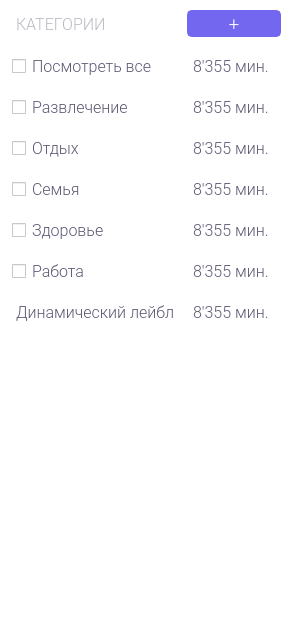
   <widget class="QWidget" name="mainwindow_w_widget_category" native="true">
    <property name="geometry">
     <rect>
      <x>259</x>
      <y>103</y>
      <width>281</width>
      <height>621</height>
     </rect>
    </property>
    <property name="styleSheet">
     <string notr="true">QWidget { 
background-color: rgb(255, 255, 255);
border-top-left-radius: 5px;
border-bottom-left-radius: 5px;
}</string>
    </property>
    <widget class="QWidget" name="layoutWidget">
     <property name="geometry">
      <rect>
       <x>10</x>
       <y>10</y>
       <width>271</width>
       <height>601</height>
      </rect>
     </property>
     <layout class="QGridLayout" name="mainwindow_w_gridLayout_category">
      <property name="verticalSpacing">
       <number>18</number>
      </property>
      <item row="0" column="0">
       <widget class="QLabel" name="mainwindow_w_textlbl_category">
        <property name="maximumSize">
         <size>
          <width>16777215</width>
          <height>23</height>
         </size>
        </property>
        <property name="font">
         <font>
          <family>Roboto Light</family>
          <pointsize>12</pointsize>
          <weight>50</weight>
          <italic>false</italic>
          <bold>false</bold>
         </font>
        </property>
        <property name="styleSheet">
         <string notr="true">color: #B9B9C3;
border: 2px solid rgba(0, 0, 0, 0);
margin-top: 2px;</string>
        </property>
        <property name="text">
         <string>КАТЕГОРИИ</string>
        </property>
        <property name="alignment">
         <set>Qt::AlignLeading|Qt::AlignLeft|Qt::AlignVCenter</set>
        </property>
       </widget>
      </item>
      <item row="7" column="0">
       <widget class="QLabel" name="mainwindow_w_checkBoxlbl_dinamic">
        <property name="maximumSize">
         <size>
          <width>16777215</width>
          <height>23</height>
         </size>
        </property>
        <property name="font">
         <font>
          <family>Roboto Light</family>
          <pointsize>12</pointsize>
          <weight>50</weight>
          <italic>false</italic>
          <bold>false</bold>
         </font>
        </property>
        <property name="styleSheet">
         <string notr="true">QLabel {
color: #5E5873;
border: 2px solid rgba(0, 0, 0, 0) ;
}

QLabel:hover {
color: #5E5873;
border: 2px solid #7666F8;
border-radius: 5px;
}</string>
        </property>
        <property name="text">
         <string>Динамический лейбл</string>
        </property>
       </widget>
      </item>
      <item row="4" column="1">
       <widget class="QLabel" name="mainwindow_w_lbl_time_family">
        <property name="maximumSize">
         <size>
          <width>16777215</width>
          <height>23</height>
         </size>
        </property>
        <property name="font">
         <font>
          <family>Roboto Light</family>
          <pointsize>12</pointsize>
         </font>
        </property>
        <property name="styleSheet">
         <string notr="true">QLabel {
color: #5E5873;
border: 2px solid rgba(0, 0, 0, 0) ;
}

QLabel:hover {
color: #5E5873;
border: 2px solid #7666F8;
border-radius: 5px;
}</string>
        </property>
        <property name="text">
         <string>8'355 мин.</string>
        </property>
       </widget>
      </item>
      <item row="6" column="0">
       <widget class="QCheckBox" name="mainwindow_w_checkBox_work">
        <property name="maximumSize">
         <size>
          <width>16777215</width>
          <height>23</height>
         </size>
        </property>
        <property name="font">
         <font>
          <family>Roboto Light</family>
          <pointsize>12</pointsize>
          <weight>50</weight>
          <italic>false</italic>
          <bold>false</bold>
         </font>
        </property>
        <property name="styleSheet">
         <string notr="true">QCheckBox {
color: #5E5873;
border: 2px solid rgba(0, 0, 0, 0) ;
}

QCheckBox:hover {
color: #5E5873;
border: 2px solid #7666F8;
border-radius: 5px;
}</string>
        </property>
        <property name="text">
         <string>Работа</string>
        </property>
       </widget>
      </item>
      <item row="5" column="0">
       <widget class="QCheckBox" name="mainwindow_w_checkBox_health">
        <property name="maximumSize">
         <size>
          <width>16777215</width>
          <height>23</height>
         </size>
        </property>
        <property name="font">
         <font>
          <family>Roboto Light</family>
          <pointsize>12</pointsize>
          <weight>50</weight>
          <italic>false</italic>
          <bold>false</bold>
         </font>
        </property>
        <property name="styleSheet">
         <string notr="true">QCheckBox {
color: #5E5873;
border: 2px solid rgba(0, 0, 0, 0) ;
}

QCheckBox:hover {
color: #5E5873;
border: 2px solid #7666F8;
border-radius: 5px;
}</string>
        </property>
        <property name="text">
         <string>Здоровье</string>
        </property>
       </widget>
      </item>
      <item row="5" column="1">
       <widget class="QLabel" name="mainwindow_w_lbl_time_health">
        <property name="maximumSize">
         <size>
          <width>16777215</width>
          <height>23</height>
         </size>
        </property>
        <property name="font">
         <font>
          <family>Roboto Light</family>
          <pointsize>12</pointsize>
         </font>
        </property>
        <property name="styleSheet">
         <string notr="true">QLabel {
color: #5E5873;
border: 2px solid rgba(0, 0, 0, 0) ;
}

QLabel:hover {
color: #5E5873;
border: 2px solid #7666F8;
border-radius: 5px;
}</string>
        </property>
        <property name="text">
         <string>8'355 мин.</string>
        </property>
       </widget>
      </item>
      <item row="7" column="1">
       <widget class="QLabel" name="mainwindow_w_lbl_time_dinamic">
        <property name="maximumSize">
         <size>
          <width>16777215</width>
          <height>23</height>
         </size>
        </property>
        <property name="font">
         <font>
          <family>Roboto Light</family>
          <pointsize>12</pointsize>
         </font>
        </property>
        <property name="styleSheet">
         <string notr="true">QLabel {
color: #5E5873;
border: 2px solid rgba(0, 0, 0, 0) ;
}

QLabel:hover {
color: #5E5873;
border: 2px solid #7666F8;
border-radius: 5px;
}</string>
        </property>
        <property name="text">
         <string>8'355 мин.</string>
        </property>
       </widget>
      </item>
      <item row="2" column="0">
       <widget class="QCheckBox" name="mainwindow_w_checkBox_entertainment">
        <property name="maximumSize">
         <size>
          <width>16777215</width>
          <height>23</height>
         </size>
        </property>
        <property name="font">
         <font>
          <family>Roboto Light</family>
          <pointsize>12</pointsize>
          <weight>50</weight>
          <italic>false</italic>
          <bold>false</bold>
         </font>
        </property>
        <property name="styleSheet">
         <string notr="true">QCheckBox {
color: #5E5873;
border: 2px solid rgba(0, 0, 0, 0) ;
}

QCheckBox:hover {
color: #5E5873;
border: 2px solid #7666F8;
border-radius: 5px;
}</string>
        </property>
        <property name="text">
         <string>Развлечение</string>
        </property>
       </widget>
      </item>
      <item row="4" column="0">
       <widget class="QCheckBox" name="mainwindow_w_checkBox_family">
        <property name="maximumSize">
         <size>
          <width>16777215</width>
          <height>23</height>
         </size>
        </property>
        <property name="font">
         <font>
          <family>Roboto Light</family>
          <pointsize>12</pointsize>
          <weight>50</weight>
          <italic>false</italic>
          <bold>false</bold>
         </font>
        </property>
        <property name="styleSheet">
         <string notr="true">QCheckBox {
color: #5E5873;
border: 2px solid rgba(0, 0, 0, 0) ;
}

QCheckBox:hover {
color: #5E5873;
border: 2px solid #7666F8;
border-radius: 5px;
}</string>
        </property>
        <property name="text">
         <string>Семья</string>
        </property>
       </widget>
      </item>
      <item row="0" column="1">
       <widget class="QPushButton" name="mainwindow_w_btn_cat_plus">
        <property name="minimumSize">
         <size>
          <width>29</width>
          <height>0</height>
         </size>
        </property>
        <property name="maximumSize">
         <size>
          <width>102</width>
          <height>102</height>
         </size>
        </property>
        <property name="font">
         <font>
          <family>Roboto Light</family>
          <pointsize>14</pointsize>
          <weight>50</weight>
          <italic>false</italic>
          <bold>false</bold>
          <underline>false</underline>
          <strikeout>false</strikeout>
         </font>
        </property>
        <property name="styleSheet">
         <string notr="true">QPushButton {
	background-color: rgb(115, 103, 240);
	color: rgb(255, 255, 255);
	border: 2px solid rgb(115, 103, 240);
	border-radius: 5px;
}
QPushButton:hover {
	background-color: rgba(0, 0, 0, 0);
	color: rgb(94, 88, 115);
	border: 2px solid #7666F8;
}</string>
        </property>
        <property name="text">
         <string>+</string>
        </property>
        <property name="iconSize">
         <size>
          <width>40</width>
          <height>27</height>
         </size>
        </property>
       </widget>
      </item>
      <item row="3" column="1">
       <widget class="QLabel" name="mainwindow_w_lbl_time_relaxation">
        <property name="maximumSize">
         <size>
          <width>16777215</width>
          <height>23</height>
         </size>
        </property>
        <property name="font">
         <font>
          <family>Roboto Light</family>
          <pointsize>12</pointsize>
         </font>
        </property>
        <property name="styleSheet">
         <string notr="true">QLabel {
color: #5E5873;
border: 2px solid rgba(0, 0, 0, 0) ;
}

QLabel:hover {
color: #5E5873;
border: 2px solid #7666F8;
border-radius: 5px;
}</string>
        </property>
        <property name="text">
         <string>8'355 мин.</string>
        </property>
       </widget>
      </item>
      <item row="1" column="0">
       <widget class="QCheckBox" name="mainwindow_w_checkBox_see_all">
        <property name="maximumSize">
         <size>
          <width>16777215</width>
          <height>23</height>
         </size>
        </property>
        <property name="font">
         <font>
          <family>Roboto Light</family>
          <pointsize>12</pointsize>
          <weight>50</weight>
          <italic>false</italic>
          <bold>false</bold>
         </font>
        </property>
        <property name="styleSheet">
         <string notr="true">QCheckBox {
color: #5E5873;
border: 2px solid rgba(0, 0, 0, 0) ;
}

QCheckBox:hover {
color: #5E5873;
border: 2px solid #7666F8;
border-radius: 5px;
}</string>
        </property>
        <property name="text">
         <string>Посмотреть все</string>
        </property>
       </widget>
      </item>
      <item row="6" column="1">
       <widget class="QLabel" name="mainwindow_w_lbl_time_work">
        <property name="maximumSize">
         <size>
          <width>16777215</width>
          <height>23</height>
         </size>
        </property>
        <property name="font">
         <font>
          <family>Roboto Light</family>
          <pointsize>12</pointsize>
         </font>
        </property>
        <property name="styleSheet">
         <string notr="true">QLabel {
color: #5E5873;
border: 2px solid rgba(0, 0, 0, 0) ;
}

QLabel:hover {
color: #5E5873;
border: 2px solid #7666F8;
border-radius: 5px;
}</string>
        </property>
        <property name="text">
         <string>8'355 мин.</string>
        </property>
       </widget>
      </item>
      <item row="3" column="0">
       <widget class="QCheckBox" name="mainwindow_w_checkBox_relaxation">
        <property name="maximumSize">
         <size>
          <width>16777215</width>
          <height>23</height>
         </size>
        </property>
        <property name="font">
         <font>
          <family>Roboto Light</family>
          <pointsize>12</pointsize>
          <weight>50</weight>
          <italic>false</italic>
          <bold>false</bold>
         </font>
        </property>
        <property name="styleSheet">
         <string notr="true">QCheckBox {
color: #5E5873;
border: 2px solid rgba(0, 0, 0, 0) ;
}

QCheckBox:hover {
color: #5E5873;
border: 2px solid #7666F8;
border-radius: 5px;
}</string>
        </property>
        <property name="text">
         <string>Отдых</string>
        </property>
       </widget>
      </item>
      <item row="1" column="1">
       <widget class="QLabel" name="mainwindow_w_lbl_time_all">
        <property name="maximumSize">
         <size>
          <width>16777215</width>
          <height>23</height>
         </size>
        </property>
        <property name="font">
         <font>
          <family>Roboto Light</family>
          <pointsize>12</pointsize>
         </font>
        </property>
        <property name="styleSheet">
         <string notr="true">QLabel {
color: #5E5873;
border: 2px solid rgba(0, 0, 0, 0) ;
}

QLabel:hover {
color: #5E5873;
border: 2px solid #7666F8;
border-radius: 5px;
}</string>
        </property>
        <property name="text">
         <string>8'355 мин.</string>
        </property>
       </widget>
      </item>
      <item row="2" column="1">
       <widget class="QLabel" name="mainwindow_w_lbl_time_entertainment">
        <property name="maximumSize">
         <size>
          <width>16777215</width>
          <height>23</height>
         </size>
        </property>
        <property name="font">
         <font>
          <family>Roboto Light</family>
          <pointsize>12</pointsize>
         </font>
        </property>
        <property name="styleSheet">
         <string notr="true">QLabel {
color: #5E5873;
border: 2px solid rgba(0, 0, 0, 0) ;
}

QLabel:hover {
color: #5E5873;
border: 2px solid #7666F8;
border-radius: 5px;
}</string>
        </property>
        <property name="text">
         <string>8'355 мин.</string>
        </property>
       </widget>
      </item>
      <item row="8" column="0">
       <spacer name="mainwindow_w_verticalSpacer_category">
        <property name="orientation">
         <enum>Qt::Vertical</enum>
        </property>
        <property name="sizeType">
         <enum>QSizePolicy::Expanding</enum>
        </property>
        <property name="sizeHint" stdset="0">
         <size>
          <width>20</width>
          <height>200</height>
         </size>
        </property>
       </spacer>
      </item>
     </layout>
    </widget>
   </widget>
